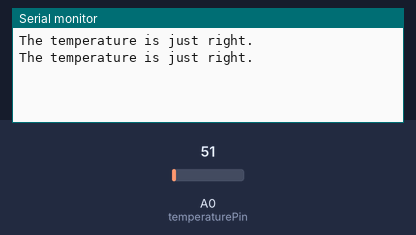
A sketch run on a simulated Arduino Uno, built with avr-gcc and run on an emulated ATmega328P. On the bench: the last lines printed to the serial monitor. The test bench sets the inputs (shaded band); at power-on: A0 (temperaturePin) = 51.

Above: at 1.8 s.
1.9 s: A0 (temperaturePin) set to 56
At 2.8 s:
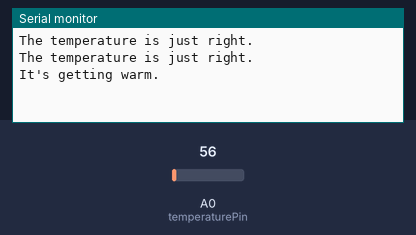
4.5 s: A0 (temperaturePin) set to 30
At 5.8 s:
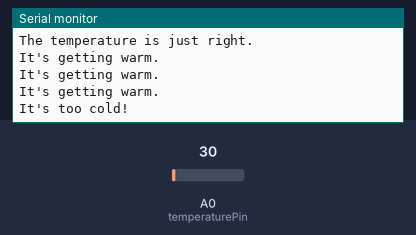

The sketch:

temp_ifelse.ino
```cpp
const int temperaturePin = A0; // Analog input pin for the temperature sensor

void setup()
{
    Serial.begin(9600); // Initialize serial communication for debugging
}

void loop()
{
    // Read the temperature from the sensor
    int temperature = analogRead(temperaturePin);

    // Convert the analog value to temperature in Celsius
    float celsius = (temperature * 0.48876);

    // Check the temperature and print a message
    if (celsius < 20.0)
    {
        Serial.println("It's too cold!");
    }
    else if (celsius >= 20.0 && celsius < 25.0)
    {
        Serial.println("The temperature is just right.");
    }
    else
    {
        Serial.println("It's getting warm.");
    }

    delay(1000); // Delay for smoother serial output
}
```

Measured:
- the behaviour switches between 51 and 52 on A0 (temperaturePin) (found by bisection; images 0 and 1)
- after the input at 1.9 s, the serial monitor: prints a new line after 0.10 s (image 1)
- after the input at 4.5 s, the serial monitor: prints a new line after 0.50 s (image 2)
